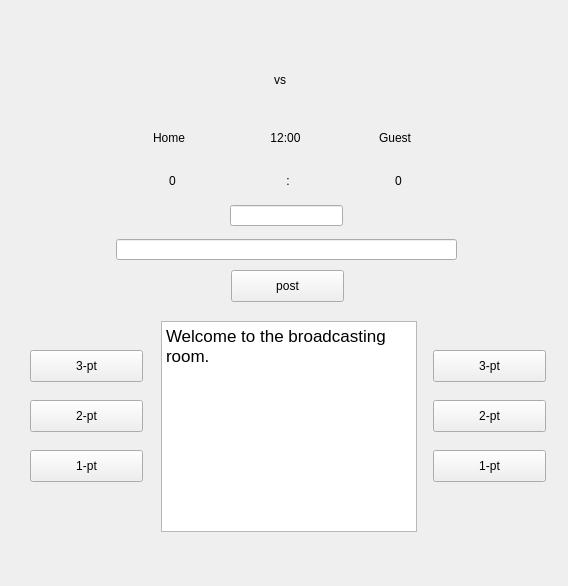
<?xml version="1.0" encoding="UTF-8"?>
<ui version="4.0">
 <class>MainWindow</class>
 <widget class="QMainWindow" name="MainWindow">
  <property name="geometry">
   <rect>
    <x>0</x>
    <y>0</y>
    <width>568</width>
    <height>586</height>
   </rect>
  </property>
  <property name="windowTitle">
   <string>MainWindow</string>
  </property>
  <widget class="QWidget" name="centralwidget">
   <widget class="QTextBrowser" name="textBrowser">
    <property name="geometry">
     <rect>
      <x>161</x>
      <y>321</y>
      <width>256</width>
      <height>211</height>
     </rect>
    </property>
    <property name="html">
     <string>&lt;!DOCTYPE HTML PUBLIC &quot;-//W3C//DTD HTML 4.0//EN&quot; &quot;http://www.w3.org/TR/REC-html40/strict.dtd&quot;&gt;
&lt;html&gt;&lt;head&gt;&lt;meta name=&quot;qrichtext&quot; content=&quot;1&quot; /&gt;&lt;style type=&quot;text/css&quot;&gt;
p, li { white-space: pre-wrap; }
&lt;/style&gt;&lt;/head&gt;&lt;body style=&quot; font-family:'.SF NS Text'; font-size:13pt; font-weight:400; font-style:normal;&quot;&gt;
&lt;p style=&quot; margin-top:0px; margin-bottom:0px; margin-left:0px; margin-right:0px; -qt-block-indent:0; text-indent:0px;&quot;&gt;Welcome to the broadcasting room.&lt;/p&gt;&lt;/body&gt;&lt;/html&gt;</string>
    </property>
   </widget>
   <widget class="QLineEdit" name="input_new_line">
    <property name="geometry">
     <rect>
      <x>116</x>
      <y>239</y>
      <width>341</width>
      <height>21</height>
     </rect>
    </property>
   </widget>
   <widget class="QPushButton" name="post">
    <property name="geometry">
     <rect>
      <x>231</x>
      <y>270</y>
      <width>113</width>
      <height>32</height>
     </rect>
    </property>
    <property name="text">
     <string>post</string>
    </property>
   </widget>
   <widget class="QLabel" name="home_icon">
    <property name="geometry">
     <rect>
      <x>113</x>
      <y>45</y>
      <width>111</width>
      <height>71</height>
     </rect>
    </property>
    <property name="styleSheet">
     <string notr="true">border-image: url(:/figure_lucy/America.png);</string>
    </property>
    <property name="text">
     <string/>
    </property>
   </widget>
   <widget class="QLabel" name="vs_main">
    <property name="geometry">
     <rect>
      <x>274</x>
      <y>64</y>
      <width>21</width>
      <height>31</height>
     </rect>
    </property>
    <property name="styleSheet">
     <string notr="true">font: 20pt &quot;American Typewriter&quot;;</string>
    </property>
    <property name="text">
     <string>vs</string>
    </property>
   </widget>
   <widget class="QLabel" name="guest_icon">
    <property name="geometry">
     <rect>
      <x>343</x>
      <y>45</y>
      <width>111</width>
      <height>71</height>
     </rect>
    </property>
    <property name="styleSheet">
     <string notr="true">border-image: url(:/figure_lucy/China.png);</string>
    </property>
    <property name="text">
     <string/>
    </property>
   </widget>
   <widget class="QLabel" name="Guest_label_main">
    <property name="geometry">
     <rect>
      <x>379</x>
      <y>130</y>
      <width>41</width>
      <height>16</height>
     </rect>
    </property>
    <property name="text">
     <string>Guest</string>
    </property>
   </widget>
   <widget class="QLabel" name="Home_label_main">
    <property name="geometry">
     <rect>
      <x>153</x>
      <y>130</y>
      <width>41</width>
      <height>16</height>
     </rect>
    </property>
    <property name="text">
     <string>Home</string>
    </property>
   </widget>
   <widget class="QLabel" name="guest_score">
    <property name="geometry">
     <rect>
      <x>378</x>
      <y>170</y>
      <width>41</width>
      <height>21</height>
     </rect>
    </property>
    <property name="styleSheet">
     <string notr="true">font: 18pt &quot;Arial Black&quot;;</string>
    </property>
    <property name="text">
     <string>0</string>
    </property>
    <property name="alignment">
     <set>Qt::AlignCenter</set>
    </property>
   </widget>
   <widget class="QLabel" name="home_score">
    <property name="geometry">
     <rect>
      <x>152</x>
      <y>170</y>
      <width>41</width>
      <height>21</height>
     </rect>
    </property>
    <property name="styleSheet">
     <string notr="true">font: 18pt &quot;Arial Black&quot;;</string>
    </property>
    <property name="text">
     <string>0</string>
    </property>
    <property name="alignment">
     <set>Qt::AlignCenter</set>
    </property>
   </widget>
   <widget class="QLabel" name="colon">
    <property name="geometry">
     <rect>
      <x>280</x>
      <y>170</y>
      <width>16</width>
      <height>21</height>
     </rect>
    </property>
    <property name="styleSheet">
     <string notr="true">font: 18pt &quot;Arial Black&quot;;</string>
    </property>
    <property name="text">
     <string>:</string>
    </property>
    <property name="alignment">
     <set>Qt::AlignCenter</set>
    </property>
   </widget>
   <widget class="QPushButton" name="home_three">
    <property name="geometry">
     <rect>
      <x>30</x>
      <y>350</y>
      <width>113</width>
      <height>32</height>
     </rect>
    </property>
    <property name="text">
     <string>3-pt</string>
    </property>
   </widget>
   <widget class="QPushButton" name="home_two">
    <property name="geometry">
     <rect>
      <x>30</x>
      <y>400</y>
      <width>113</width>
      <height>32</height>
     </rect>
    </property>
    <property name="text">
     <string>2-pt</string>
    </property>
   </widget>
   <widget class="QPushButton" name="home_one">
    <property name="geometry">
     <rect>
      <x>30</x>
      <y>450</y>
      <width>113</width>
      <height>32</height>
     </rect>
    </property>
    <property name="text">
     <string>1-pt</string>
    </property>
   </widget>
   <widget class="QPushButton" name="guest_three">
    <property name="geometry">
     <rect>
      <x>433</x>
      <y>350</y>
      <width>113</width>
      <height>32</height>
     </rect>
    </property>
    <property name="text">
     <string>3-pt</string>
    </property>
   </widget>
   <widget class="QPushButton" name="guest_two">
    <property name="geometry">
     <rect>
      <x>433</x>
      <y>400</y>
      <width>113</width>
      <height>32</height>
     </rect>
    </property>
    <property name="text">
     <string>2-pt</string>
    </property>
   </widget>
   <widget class="QPushButton" name="guest_one">
    <property name="geometry">
     <rect>
      <x>433</x>
      <y>450</y>
      <width>113</width>
      <height>32</height>
     </rect>
    </property>
    <property name="text">
     <string>1-pt</string>
    </property>
   </widget>
   <widget class="QLabel" name="time">
    <property name="geometry">
     <rect>
      <x>250</x>
      <y>130</y>
      <width>71</width>
      <height>16</height>
     </rect>
    </property>
    <property name="styleSheet">
     <string notr="true">font: 18pt &quot;Arial Black&quot;;</string>
    </property>
    <property name="text">
     <string>12:00</string>
    </property>
    <property name="alignment">
     <set>Qt::AlignCenter</set>
    </property>
   </widget>
   <widget class="QLineEdit" name="input_time">
    <property name="geometry">
     <rect>
      <x>230</x>
      <y>205</y>
      <width>113</width>
      <height>21</height>
     </rect>
    </property>
    <property name="alignment">
     <set>Qt::AlignCenter</set>
    </property>
   </widget>
  </widget>
 </widget>
 <resources>
  <include location="picture_lucy.qrc"/>
 </resources>
 <connections/>
</ui>
